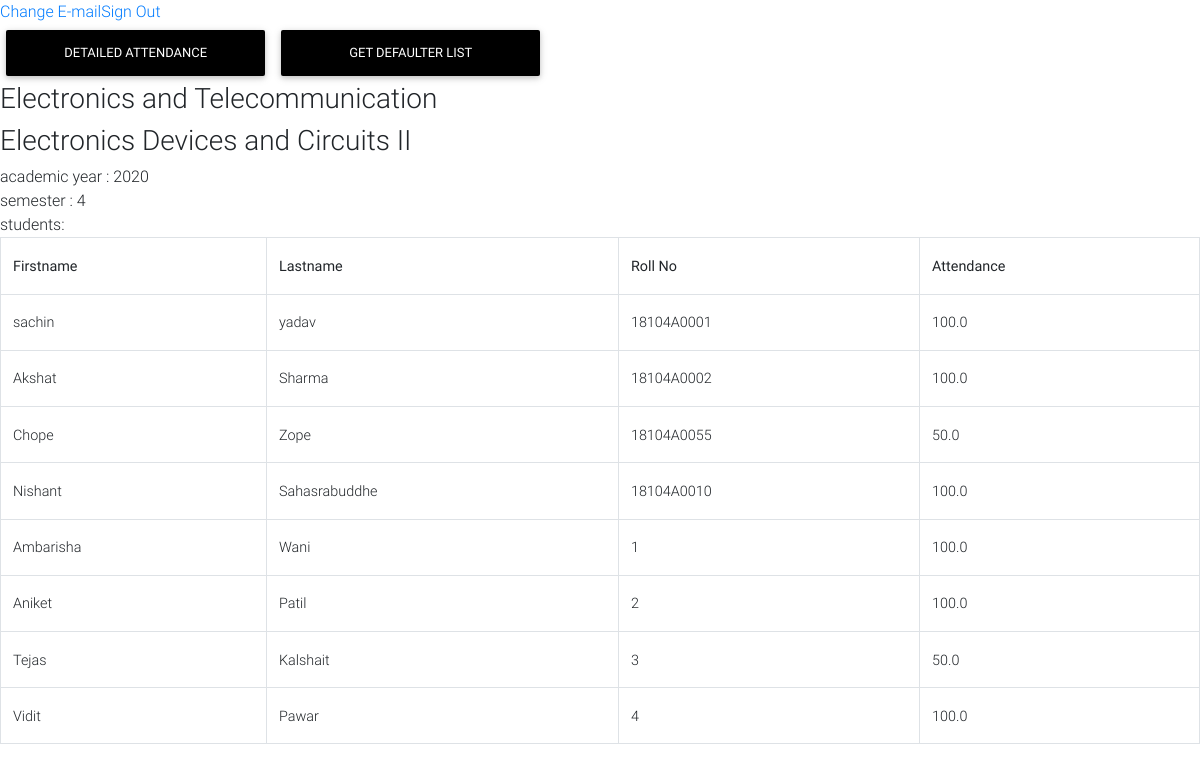
The app's page /class/1/1 (signed in), older data.
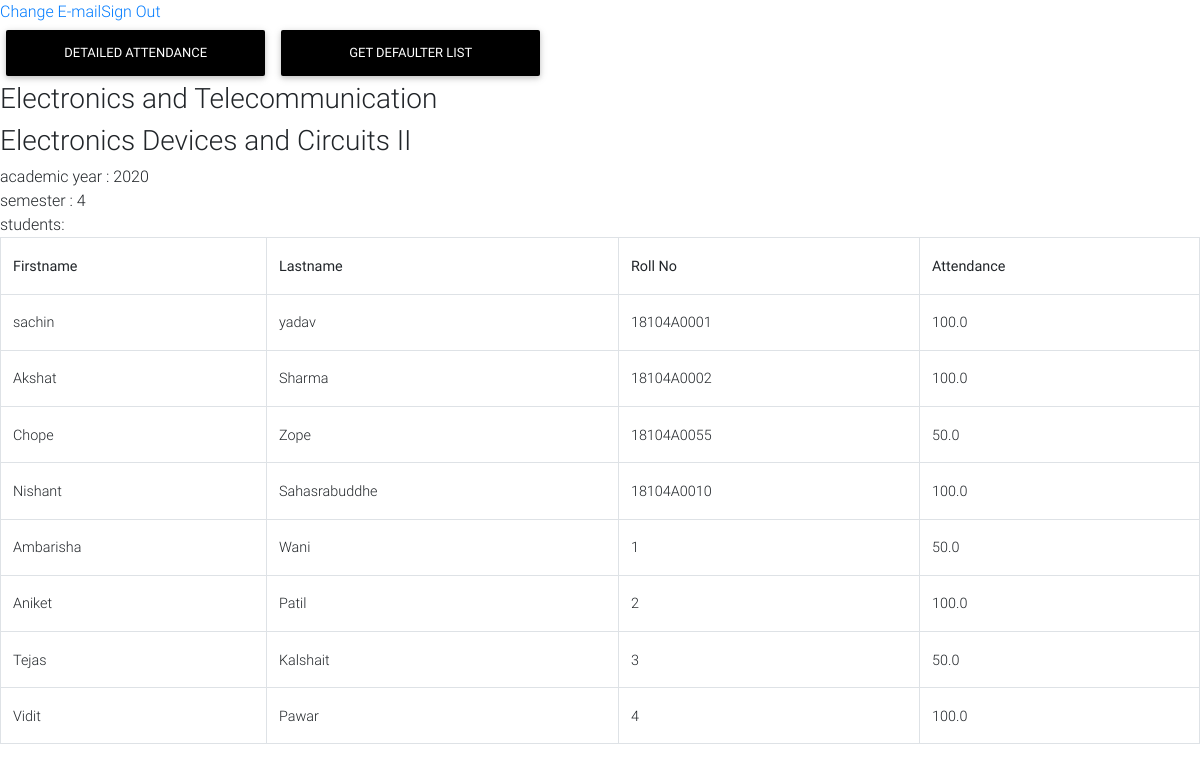
The same page, newer data.
### addentance/models.py (models this page shows, shortened)
class Attendance(models.Model):
    student  = models.ForeignKey('Student',on_delete=models.CASCADE,blank=True, null=True)
    subject = models.ForeignKey('Subject',on_delete=models.SET_NULL,blank=True, null=True)
    detailed_attendance = models.ManyToManyField('AttendanceTimestamp',blank=True)
    not_attended = models.IntegerField(default=0)
    total = models.IntegerField(default=0)
    def attendance(self):
        try:
            attendance = ( (self.total - self.not_attended) / self.total )* 100
        except :
            attendance=0
        return round(attendance,2)

### addentance/views.py (the view)
# urls.py: path('class/<pk>/<subject_pk>', views.ClassView.as_view(), name="class"),
class ClassView(LoginRequiredMixin,View):
    def get(self,request,pk,subject_pk,*args,**kwargs):
        class_ = Class.objects.get(pk= pk)
        teacher = Teacher.objects.get(user= request.user)
        subject = Subject.objects.get(pk=subject_pk)
        if isTeacher(class_,teacher,subject):
            student_attendance = Student_Attendance.objects.filter(class_s = class_)
            context = {
                'subject_pk' : int(subject_pk),
                'subject':subject,
                'attendances':student_attendance,
                'class':class_
            }
            return render(request , "indiv_class.html", context )
        else:
            return redirect('home')

### addentance/models.py (called while the page is built)
    def __str__(self):
        return self.branch_name

### addentance/views.py (called while the page is built)
def isTeacher(class_,teacher,subject):
        try:
            teacher_dets  = Teacher_Detail.objects.get(teacher=teacher, subject=subject) #getting the specific teacher detail
        except:
            teacher_dets = None
        if teacher_dets is not None:
            for class__ in teacher_dets.classes.all():
                if class_==class__:
                        return True
        return False

### templates/indiv_class.html
{% extends 'base.html' %}
{% block content %}
            <a href={% url "detailed-attendance" class.pk subject_pk %} class="btn btn-black" style="width:20em">Detailed Attendance</a>
            <a href={% url "defaulter-list" class.pk subject_pk %} class="btn btn-black" style="width:20em">Get Defaulter List</a>
            <h3>{{class.branch}} {{class.divison}}</h3>
            <h3>{{subject.subject_name}}</h3>
            academic year : {{class.academic_year}}<br>
            semester : {{class.semester}}<br>
            students:
                <table class="table table-bordered">
                    <tr>
                        <th>Firstname</th>
                        <th>Lastname</th>
                        <th>Roll No</th>
                        <th>Attendance</th>
                    </tr>
            {% for attendance in attendances.all  %}
                    <tr>
                        <td>{{attendance.student.first_name}}</td>
                        <td>{{attendance.student.last_name}}</td>
                        <td>{{attendance.student.roll_no}} </td>
                        <td>
                        {% for sub in attendance.attendance.all %}
                            {% if  sub.subject.pk == subject_pk %}
                                {{sub.attendance}}<br>
                            {% endif %}
                        {% endfor %}
                        </td>
                        </tr>
            {% endfor %}
{% endblock content %}

Row changes from the older to the newer data that the page shows:
changed Attendance (number 5 of 8 on the later page): attendance "100.0" → "50.0"
